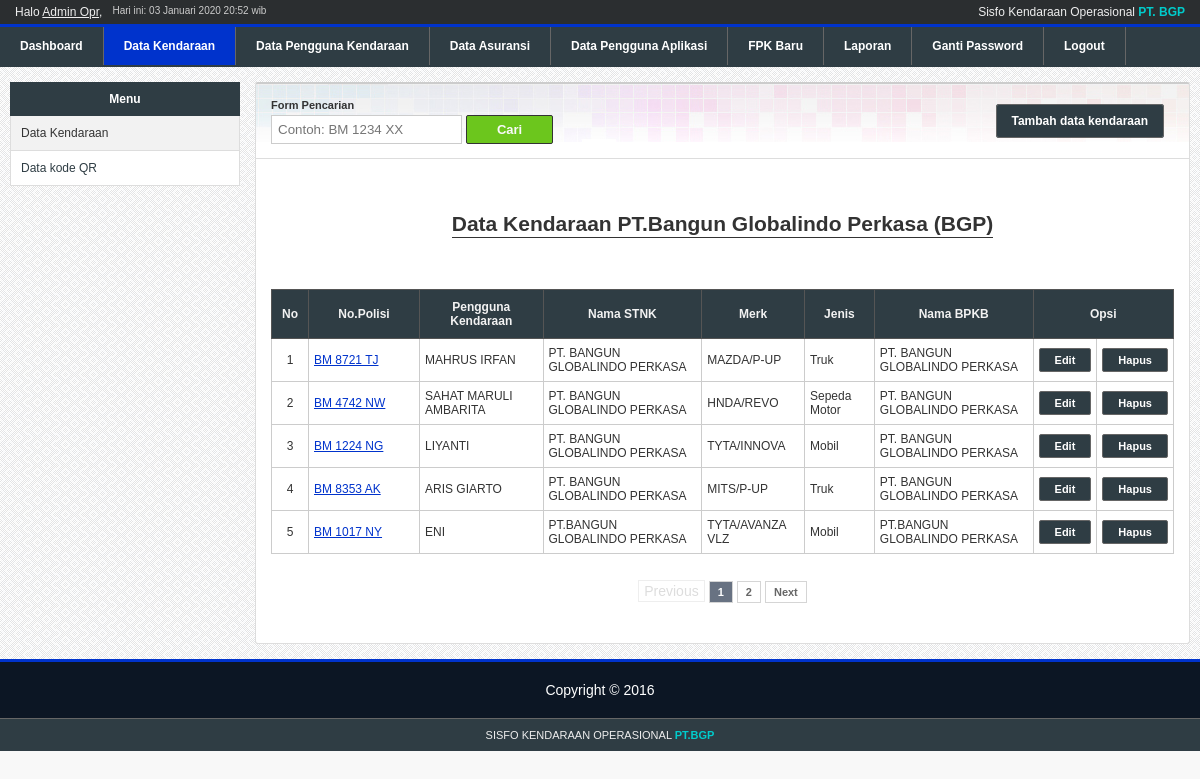
The page /skripsi/apps/kendaraan/index.php (signed in) on the database its author committed.
### tables this page shows
CREATE TABLE IF NOT EXISTS `user` (
  `id_user` tinyint(2) NOT NULL AUTO_INCREMENT,
  `username` varchar(35) NOT NULL,
  `namalengkap` varchar(50) NOT NULL,
  `password` char(40) NOT NULL,
  `tipe_user` enum('manager','admin','slapangan') NOT NULL,
  `no_telp` varchar(14) NOT NULL,
  `terakhir_login` datetime NOT NULL,
  `token` text NOT NULL,
  PRIMARY KEY (`id_user`)
);

CREATE TABLE IF NOT EXISTS `kendaraan` (
  `id_kendaraan` int(11) NOT NULL AUTO_INCREMENT,
  `no_polisi` varchar(12) NOT NULL,
  `nama_stnk` varchar(35) NOT NULL,
  `merk` varchar(25) NOT NULL,
  `jenis` enum('mobil','truk','motor') NOT NULL,
  `tahun_pembuatan` year(4) NOT NULL,
  `no_rangka` varchar(35) NOT NULL,
  `no_mesin` varchar(35) NOT NULL,
  `posisi_stnk` varchar(35) NOT NULL,
  `nama_bpkb` varchar(35) NOT NULL,
  `posisi_bpkb` varchar(35) NOT NULL,
  `status_kendaraan` varchar(10) NOT NULL,
  `id_master_asuransi` tinyint(2) unsigned DEFAULT NULL,
  `id_penggunakendaraan` int(11) NOT NULL,
  PRIMARY KEY (`id_kendaraan`),
  UNIQUE KEY `no_polisi` (`no_polisi`)
);

CREATE TABLE IF NOT EXISTS `pengguna_kendaraan` (
  `id_penggunakendaraan` int(11) NOT NULL AUTO_INCREMENT,
  `nama_pengguna` varchar(35) NOT NULL,
  `jabatan_pengguna` varchar(35) NOT NULL,
  `no_telp` varchar(16) NOT NULL,
  `tgl_input` date NOT NULL,
  `id_user` tinyint(2) NOT NULL,
  PRIMARY KEY (`id_penggunakendaraan`)
);

### skripsi/modules/connect.php (called while the page is built, shortened)
<?php
$connect = mysqli_connect(DB_HOST, DB_USER, DB_PASSWORD);
if($connect){
    function query($sql){
        global $connect;
        $query = mysqli_query($connect, $sql);
        return  $query;
    }
} else {
    die('Unable to connect to '.DB_HOST);
}
?>

### skripsi/modules/library.php (called while the page is built, shortened)
<?php
function monthToId($month){
    switch($month){
        case 1:
            $month = 'Januari';
            break;
    }
    return $month;
}

### skripsi/apps/kendaraan/default.php (the view, shortened to what this page needs)
<div style="border-bottom:1px solid #ddd;overflow:hidden;margin:0 -20px;padding:0 20px;">
	<ul id="content-menu">
		<li><a class="btn" href='?sub=add.php'>Tambah data kendaraan</a></li>
	</ul>
	<form method="get" action="index.php" style="float:left">
		<div style="font-size:11px;font-weight:bold;margin-bottom:4px;">Form Pencarian</div>
		<input name="q" type="text" value="<?php echo $_GET['q'];?>" placeholder="Contoh: BM 1234 XX"/>
		<input type="submit" value="Cari"/>
	</form>
</div>
<h2 class="content-title">
	<span>Data Kendaraan PT.Bangun Globalindo Perkasa (BGP)</span>
</h2>
<table border="1" class="list">
<tr>
	<th>No</th>
	<th>No.Polisi</th>
	<th>Pengguna Kendaraan</th>
	<th>Nama STNK</th>
	<th>Merk</th>
	<th>Jenis</th>
	<th>Nama BPKB</th>
	<th colspan='2'>Opsi</th>
</tr>
<?php
$whereClaue = '';
$sql = "SELECT * FROM kendaraan AS K, pengguna_kendaraan AS P WHERE K.id_penggunakendaraan=P.id_penggunakendaraan $whereClaue";
$query = query($sql);
$totalRows = mysqli_num_rows($query);
$limit = 5;
$pages = new Paginator($limit, 'page');
$pages->set_total($totalRows);
parse_str($_SERVER['QUERY_STRING'], $params);
unset($params['page']);
$params = empty($params) ? '' : '&'.http_build_query($params);
$pagination = $pages->page_links('?', $params);
$sql .= ' '.$pages->get_limit();
$query = query($sql);
$no = 1 + (( ($_GET['page'] ?  $_GET['page'] : 1) - 1) * $limit);
if($totalRows == 0){
	?>
	<tr>
		<td colspan="12" class="nodata">Belum ada data</td>
	</tr>
	<?php
} else {
	while($data = mysqli_fetch_array($query)){
		if($data['jenis'] == 'motor'){
			$data['jenis'] = 'Sepeda Motor';
		}
		?>
		<tr>
			<td align="center"><?php echo $no;?></td>
			<td width='100'>
				<a  href="javascript:void(0)" onClick="return popup('<?php echo BASEURL;?>/apps/kendaraan/detail.php?id_kendaraan=<?php echo $data['id_kendaraan'];?>', 'Detail Kendaraan', 500, 500)">
				<?php echo $data['no_polisi'];?>
				</a>
			</td>
			<td><?php echo $data['nama_pengguna'];?></td>
			<td><?php echo $data['nama_stnk'];?></td>
			<td><?php echo $data['merk'];?></td>
			<td><?php echo ucfirst($data['jenis']);?></td>
			<td><?php echo $data['nama_bpkb'];?></td>
			<td align="center">
				<form method='POST' action='?sub=edit.php'>
				<input type='submit' name='edit' Value='Edit'>
				</form>
			</td>
			<td align="center">
				<form class="delete" method='POST' action='action.php'>
				<input type='submit' name='delete' Value='Hapus'>
				</form>
			</td>
		</tr>
		<?php
		++$no;
	}
}?>
</table>
<?php
echo $pagination;
?>

### skripsi/apps/kendaraan/index.php (shortened to what this page needs)
<?php
$page = basename(__DIR__);
require '../../modules/connect.php';
require '../../modules/library.php';
require '../../modules/pagination/paginator.php';
?>
<html>
<head>
	<link rel="stylesheet" href="../../css/style.css?t=<?php echo time();?>" />
	<link rel="stylesheet" href="../../css/jquery.datepicker.css?t=<?php echo time();?>" />
	<link rel="stylesheet" href="../../modules/pagination/paginator.css?t=<?php echo time();?>" />
</head>
<body>
	<?php require "../components/header.php";?>
	<div id="wrapper">
		<div id="sidebar">
			<h3>Menu</h3>
			<ul>
				<li><a href="?sub=default.php"<?php echo ($_GET['sub'] != 'qrcode.php') ? ' class="active"' : '';?>>Data Kendaraan</a></li>
				<li><a href="?sub=qrcode.php"<?php echo $_GET['sub'] == 'qrcode.php' ? ' class="active"' : '';?>>Data kode QR</a></li>
			</ul>
		</div>
		<div id="container" style="margin-left:245px;">
			<?php
			$path = 'default.php';
			require $path;
			?>
		</div>
	</div>
	<?php require '../components/footer.php';?>
</body>
</html>

### skripsi/apps/components/header.php
<?php
$sql = "SELECT * FROM user WHERE id_user='{$_SESSION['id_user']}'";
$query = query($sql);
$data = mysqli_fetch_array($query);
?>
<div id="header">
    <div id="top-bar">
        <div id="hello"><?php echo 'Halo <u>'.$data['namalengkap'].'</u>';?>, </div>
        <div id="date">Hari ini: <?php echo date('d'),' ',monthToId(date('m')),' ', date('Y H:i');?> wib</div>
        <div id="appname">Sisfo Kendaraan Operasional <b>PT. BGP</b></div>
    </div>
    <ul id="menu">
        <?php $totalNewFPK =  countFPK();?>
        <li<?php echo $page == 'home' ? ' class="active"':'';?>><a href="<?php echo APPURL;?>/home/">Dashboard</a><li>
        <li<?php echo $page == 'kendaraan' ? ' class="active"':'';?>><a href="<?php echo APPURL;?>/kendaraan/">Data Kendaraan</a><li>
        <li<?php echo $page == 'penggunakendaraan' ? ' class="active"':'';?>><a href="<?php echo APPURL;?>/penggunakendaraan/">Data Pengguna Kendaraan</a><li>
        <li<?php echo $page == 'asuransi' ? ' class="active"':'';?>><a href="<?php echo APPURL;?>/asuransi/">Data Asuransi</a><li>
        <li<?php echo $page == 'penggunaaplikasi' ? ' class="active"':'';?>><a href="<?php echo APPURL;?>/penggunaaplikasi/">Data Pengguna Aplikasi</a><li>
        <li<?php echo $page == 'fpk' ? ' class="active"':'';?>><a href="<?php echo APPURL;?>/fpk/">FPK Baru<?php echo $totalNewFPK > 0 ? '<span class="notif">'.$totalNewFPK.'</span>':''?></a><li>
        <li<?php echo $page == 'laporan' ? ' class="active"':'';?>><a href="<?php echo APPURL;?>/laporan/">Laporan</a><li>
        <li<?php echo $page == 'changepassword' ? ' class="active"':'';?>><a href="<?php echo APPURL;?>/changepassword/">Ganti Password</a><li>
        <li><a href="<?php echo APPURL;?>/login/logout.php">Logout</a><li>
    </ul>
</div>

### skripsi/modules/pagination/paginator.php (shortened to what this page needs)
<?php
class Paginator{
	private $_perPage;
	private $_instance;
	private $_page;
	private $_totalRows = 0;
	public function __construct($perPage,$instance){
		$this->_instance = $instance;
		$this->_perPage = $perPage;
	}
	public function get_start(){
		return ($this->_page * $this->_perPage) - $this->_perPage;
	}
	private function set_instance(){
		$this->_page = (int) (!isset($_GET[$this->_instance]) ? 1 : $_GET[$this->_instance]);
		$this->_page = ($this->_page == 0 ? 1 : $this->_page);
	}
	public function set_total($_totalRows){
		$this->_totalRows = $_totalRows;
	}
	public function get_limit(){
        	return "LIMIT ".$this->get_start().",$this->_perPage";
        }
	public function page_links($path='?',$ext=null)
	{
	    $adjacents = "2";
	    $prev = $this->_page - 1;
	    $next = $this->_page + 1;
	    $lastpage = ceil($this->_totalRows/$this->_perPage);
	    $pagination = "";
		if($lastpage > 1)
		{
		    $pagination .= "<ul class='pagination'>";
		if ($this->_page > 1)
		    $pagination.= "<li><a href='".$path."$this->_instance=$prev"."$ext'>Previous</a></li>";
		else
		    $pagination.= "<span class='disabled'>Previous</span>";
		if ($lastpage < 7 + ($adjacents * 2))
		{
		for ($counter = 1; $counter <= $lastpage; $counter++)
		{
		if ($counter == $this->_page)
		    $pagination.= "<li><span class='current'>$counter</span></li>";
		else
		    $pagination.= "<li><a href='".$path."$this->_instance=$counter"."$ext'>$counter</a></li>";
		}
		}
		if ($this->_page < $counter - 1)
		    $pagination.= "<li><a href='".$path."$this->_instance=$next"."$ext'>Next</a></li>";
		else
		    $pagination.= "<li><span class='disabled'>Next</span></li>";
		    $pagination.= "</ul>\n";
		}
	return $pagination;
	}
}

### skripsi/apps/components/footer.php
<div id="footer" align="center">
    Copyright &copy; 2016
</div>
<div id="footer-note">SISFO KENDARAAN OPERASIONAL <b>PT.BGP</b></div>

### skripsi/css/style.css (style rules this page uses)
html, body { padding:0; margin:0; }
body { font-size:9pt; background-color:#f8f8f8; color:#333; font-family: arial; font-size: 14px; }
input[type=text], input[type=password], select, textarea { padding:6px; border:1px solid #ccc; }
input[type=submit], input[type=reset] { padding:6px 14px; }
input[type=submit] { background-color:#6cc61d; border:1px solid #333; color:#f9f9f9; padding:6px 30px; font-size: 13px; cursor:pointer; border-radius:2px; font-weight: bold; }
#top-bar { color:#eee; background-color:#2b2e30; padding:5px 15px; font-size:12px; overflow:hidden; }
#top-bar #appname { float:right; }
#top-bar #appname b { color:#00CCCC; }
#top-bar #hello, #top-bar #date { float:left; }
#top-bar #date { color:#ccc; margin-left:10px; font-size:10px; }
#menu { border-top:3px solid #0033CC; border-bottom:2px solid #2F3D44; background-color:#2F3D44; color:#fff; padding:0; margin:0; display:block; width: 100%; }
#menu li { display:inline-block; list-style-type:none; }
#menu li a { color:#fff; font-weight: bold; text-decoration:none; font-family:arial; display:block; padding:12px 20px; border-right:1px solid #666; font-size:12px; position:relative }
#menu li.active { background-color:#0033CC; }
#wrapper { background-image:url(../images/back_pattern.png); padding:15px 10px; overflow:hidden; }
#sidebar { width:230px; float:left; background-color:#fff; -moz-border-radius:3px; -webkit-border-radius:3px; -o-border-radius:3px; }
#sidebar h3 { padding:10px; margin:0; background-color:#2F3D44; color:#fff; font-size:12px; text-align:center }
#sidebar ul { margin:0; padding:0; }
#sidebar ul li { border:1px solid #ddd; border-top:0; }
#sidebar ul li a { display:block; color:#2F3D44; padding:10px 10px; text-decoration:none; font-size:12px; position:relative; }
#sidebar ul li a.active { background-color:#f2f2f2; color:#333; }
#container { padding:15px; background:#fff url(../images/bg.jpg); background-repeat: repeat-x; border:1px solid #ddd; border-top:2px solid #ccc; overflow:hidden; border-radius:3px; -moz-border-radius:3px; -webkit-border-radius:3px; -o-border-radius:3px; }
#footer { text-align:center; background-color:#0C1624; color:#fff; font-size:14px; padding:20px; border-top:3px solid #0033CC }
#footer-note { text-align: center; border-top:1px solid #666; background-color:#2F3D44; color:#eee; padding:10px; font-size:11px; }
#footer-note b { color:#00CCCC; }
a { color:#0033CC; }
table.list { border-collapse: collapse; width:100%; background-color:#fff; }
table.list th { background-color:#2F3D44; color:#f2f2f2; font-weight:bold; border:1px solid #555; font-size:12px; padding:10px; }
table.list td { border:1px solid #ccc; font-size:12px; padding:7px 5px; }
table.list form { margin:0; padding:0; }
table.list button, table.list input[type=button], table.list input[type=submit] { padding:5px 15px; background-color:#2F3D44; border:1px solid #666; border-radius:2px; color:#fff; text-decoration:none; font-size:11px; }
h2.content-title { text-align:center; margin:50px 0; line-height:30px; }
h2.content-title span { border-bottom:1px solid #333; padding-bottom:2px; }
#content-menu { padding:0; margin:15px 0 20px 0; float:right; }
#content-menu li { display:inline-block; margin-right:10px; }
#content-menu li a { padding:9px 15px; background-color:#2F3D44; border:1px solid #666; border-radius:3px; color:#fff; text-decoration:none; font-size:12px; font-weight: bold; }
.pagination { padding:15px 0 !important; text-align: center; }

### skripsi/modules/pagination/paginator.css (style rules this page uses)
.pagination { clear: both; padding: 0; }
.pagination li { display:inline; }
.pagination a { border: 1px solid #D5D5D5; color: #666666; font-size: 11px; font-weight: bold; height: 25px; padding: 4px 8px; text-decoration: none; margin:2px; }
.pagination span.current { background-color: #687282; border: 1px solid #D5D5D5; color: #ffffff; font-size: 11px; font-weight: bold; height: 25px; padding: 4px 8px; text-decoration: none; margin:2px; }
.pagination span.disabled { border: 1px solid #EEEEEE; color: #DDDDDD; margin: 2px; padding: 2px 5px; }

### rows shown on the page
user: namalengkap "Admin Opr"
kendaraan: no_polisi "BM 8721 TJ", id_penggunakendaraan.nama_pengguna "MAHRUS IRFAN", nama_stnk "PT. BANGUN GLOBALINDO PERKASA", merk "MAZDA/P-UP", jenis "Truk", nama_bpkb "PT. BANGUN GLOBALINDO PERKASA"
kendaraan: no_polisi "BM 4742 NW", id_penggunakendaraan.nama_pengguna "SAHAT MARULI AMBARITA", nama_stnk "PT. BANGUN GLOBALINDO PERKASA", merk "HNDA/REVO", jenis "Sepeda Motor", nama_bpkb "PT. BANGUN GLOBALINDO PERKASA"
kendaraan: no_polisi "BM 1224 NG", id_penggunakendaraan.nama_pengguna "LIYANTI", nama_stnk "PT. BANGUN GLOBALINDO PERKASA", merk "TYTA/INNOVA", jenis "Mobil", nama_bpkb "PT. BANGUN GLOBALINDO PERKASA"
kendaraan: no_polisi "BM 8353 AK", id_penggunakendaraan.nama_pengguna "ARIS GIARTO", nama_stnk "PT. BANGUN GLOBALINDO PERKASA", merk "MITS/P-UP", jenis "Truk", nama_bpkb "PT. BANGUN GLOBALINDO PERKASA"
kendaraan: no_polisi "BM 1017 NY", id_penggunakendaraan.nama_pengguna "ENI", nama_stnk "PT.BANGUN GLOBALINDO PERKASA", merk "TYTA/AVANZA VLZ", jenis "Mobil", nama_bpkb "PT.BANGUN GLOBALINDO PERKASA"
